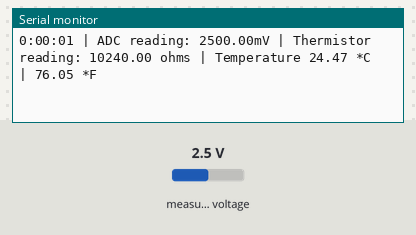
The sketch below on a simulated Arduino Uno, built with avr-gcc and run on an emulated ATmega328P. On the bench: the last lines printed to the serial monitor. The inputs (shaded band) are chosen by the test bench; at power-on: measured voltage 2.5 V.

Above: at 1.2 s.
1.3 s: measured voltage set to 0.1 V
At 3.0 s:
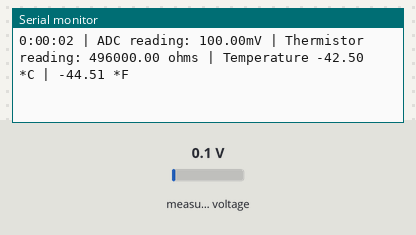
5.3 s: measured voltage set to 1.2 V
At 5.8 s:
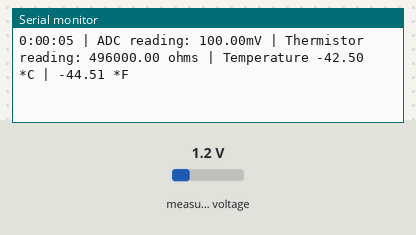
Timing chart, 0 to 8.3 s (numbered marks = the images above; inputs shaded):
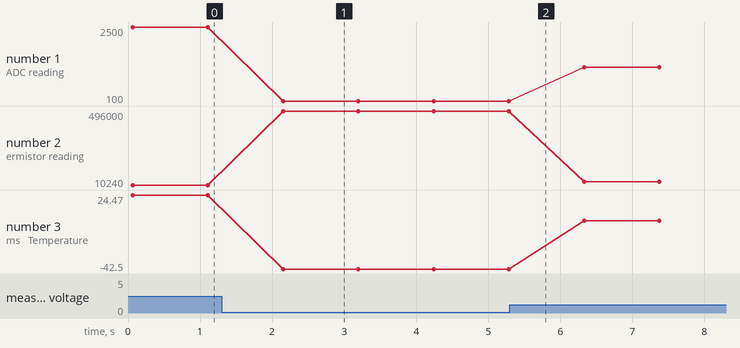

The sketch:

ThermistorTest1.ino
```cpp
#include <Time.h>
#include <Wire.h>
#include <Adafruit_ADS1015.h>
// resistance at 25 degrees C
#define THERMISTORNOMINAL 10000
// temp. for nominal resistance (almost always 25 C)
#define TEMPERATURENOMINAL 25
// The beta coefficient of the thermistor (usually 3000-4000)
#define BCOEFFICIENT 3977

float VClean=5060;

Adafruit_ADS1015 ads1015;

void setup(void)
{
  Serial.begin(9600);
  Serial.println("Start!");
  Serial.println("Reading Thermistor ADC Range: +/- 4.096V (1 bit = 2mV)");
  ads1015.begin();
  ads1015.setGain(GAIN_ONE);
//  VClean = readVcc();
}

void loop(void)
{
  float V0 = ads1015.readADC_SingleEnded(2);
  V0 = V0*2;
  printTime();
  Serial.print(" | ");
  float rTherm = 10000.*(VClean/V0 - 1.);
  Serial.print("ADC reading: ");
  Serial.print(V0);
  Serial.print("mV | Thermistor reading: " );
  Serial.print(rTherm);
  Serial.print(" ohms");
  float steinhartTemp;
  steinhartTemp = rTherm / THERMISTORNOMINAL;     // (R/Ro)
  steinhartTemp = log(steinhartTemp);                  // ln(R/Ro)
  steinhartTemp /= BCOEFFICIENT;                   // 1/B * ln(R/Ro)
  steinhartTemp += 1.0 / (TEMPERATURENOMINAL + 273.15); // + (1/To)
  steinhartTemp = 1.0 / steinhartTemp;                 // Invert
  steinhartTemp -= 273.15;
  Serial.print(" | Temperature ");
  Serial.print(steinhartTemp);
  Serial.print(" *C | ");
  steinhartTemp = (steinhartTemp * 9.0)/ 5.0 + 32.0;
  Serial.print(steinhartTemp);
  Serial.println(" *F");

  delay(1000);

}
void printTime(){
  // digital clock display of the time
  Serial.print(hour());
  printDigits(minute());
  printDigits(second());

}
void printDigits(int digits){
  // utility function for digital clock display: prints preceding colon and leading 0
  Serial.print(":");
  if(digits < 10)
    Serial.print('0');
  Serial.print(digits);
}
```

Measured:
- after the input at 1.3 s, the serial monitor: prints a new line after 0.85 s (image 1)
- plotted number 1: 2500 → 100 after the input at 1.3 s, 100 → 1200 after the input at 5.3 s
- plotted number 2: 10240 → 496000 after the input at 1.3 s, 496000 → 32166.67 after the input at 5.3 s
- plotted number 3: 24.47 → -42.5 after the input at 1.3 s, -42.5 → 0.99 after the input at 5.3 s
